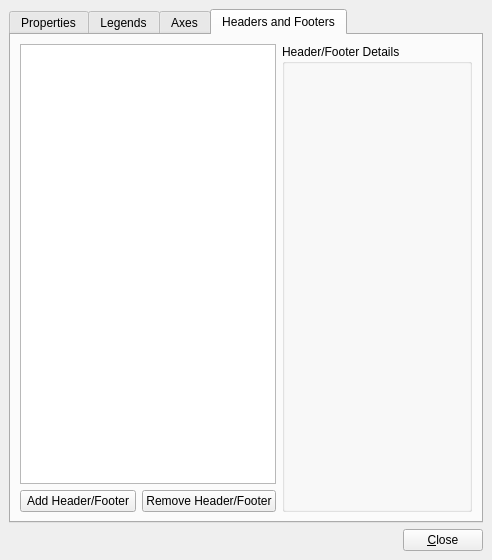
<ui version="4.0" >
 <class>KDChartWidgetProperties</class>
 <widget class="QWidget" name="KDChartWidgetProperties" >
  <property name="geometry" >
   <rect>
    <x>0</x>
    <y>0</y>
    <width>492</width>
    <height>560</height>
   </rect>
  </property>
  <property name="windowTitle" >
   <string>Chart Properties</string>
  </property>
  <layout class="QVBoxLayout" >
   <property name="margin" >
    <number>9</number>
   </property>
   <property name="spacing" >
    <number>6</number>
   </property>
   <item>
    <widget class="QTabWidget" name="tabWidget" >
     <property name="currentIndex" >
      <number>3</number>
     </property>
     <widget class="QWidget" name="mPropertiesTab" >
      <attribute name="title" >
       <string>Properties</string>
      </attribute>
      <layout class="QVBoxLayout" >
       <property name="margin" >
        <number>9</number>
       </property>
       <property name="spacing" >
        <number>6</number>
       </property>
       <item>
        <layout class="QHBoxLayout" >
         <property name="margin" >
          <number>0</number>
         </property>
         <property name="spacing" >
          <number>6</number>
         </property>
         <item>
          <widget class="QLabel" name="mTypeLabel" >
           <property name="text" >
            <string>Diagram Type</string>
           </property>
           <property name="buddy" >
            <cstring>mTypeCombo</cstring>
           </property>
          </widget>
         </item>
         <item>
          <widget class="QComboBox" name="mTypeCombo" >
           <item>
            <property name="text" >
             <string>Bars</string>
            </property>
           </item>
           <item>
            <property name="text" >
             <string>Lines</string>
            </property>
           </item>
           <item>
            <property name="text" >
             <string>Pie</string>
            </property>
           </item>
           <item>
            <property name="text" >
             <string>Ring</string>
            </property>
           </item>
           <item>
            <property name="text" >
             <string>Polar</string>
            </property>
           </item>
          </widget>
         </item>
        </layout>
       </item>
       <item>
        <layout class="QHBoxLayout" >
         <property name="margin" >
          <number>0</number>
         </property>
         <property name="spacing" >
          <number>6</number>
         </property>
         <item>
          <widget class="QLabel" name="mSubTypeLabel" >
           <property name="text" >
            <string>Diagram Subtype</string>
           </property>
           <property name="buddy" >
            <cstring>mSubTypeCombo</cstring>
           </property>
          </widget>
         </item>
         <item>
          <widget class="QComboBox" name="mSubTypeCombo" />
         </item>
        </layout>
       </item>
       <item>
        <widget class="QGroupBox" name="groupBox" >
         <property name="title" >
          <string>GroupBox</string>
         </property>
         <layout class="QGridLayout" >
          <property name="margin" >
           <number>9</number>
          </property>
          <property name="spacing" >
           <number>6</number>
          </property>
          <item row="1" column="3" >
           <widget class="QSpinBox" name="mGlobalLeadingLeftSB" />
          </item>
          <item row="2" column="0" >
           <widget class="QLabel" name="label_7" >
            <property name="text" >
             <string>Global Leading Right</string>
            </property>
           </widget>
          </item>
          <item row="2" column="3" >
           <widget class="QSpinBox" name="mGlobalLeadingRightSB" />
          </item>
          <item row="1" column="1" colspan="2" >
           <spacer>
            <property name="orientation" >
             <enum>Qt::Horizontal</enum>
            </property>
            <property name="sizeHint" >
             <size>
              <width>40</width>
              <height>20</height>
             </size>
            </property>
           </spacer>
          </item>
          <item row="0" column="2" >
           <spacer>
            <property name="orientation" >
             <enum>Qt::Horizontal</enum>
            </property>
            <property name="sizeHint" >
             <size>
              <width>40</width>
              <height>20</height>
             </size>
            </property>
           </spacer>
          </item>
          <item row="3" column="3" >
           <widget class="QSpinBox" name="mGlobalLeadingBottomSB" />
          </item>
          <item row="0" column="0" >
           <widget class="QLabel" name="label_5" >
            <property name="text" >
             <string>Global Leading Top</string>
            </property>
           </widget>
          </item>
          <item row="0" column="3" >
           <widget class="QSpinBox" name="mGlobalLeadingTopSB" />
          </item>
          <item row="3" column="2" >
           <spacer>
            <property name="orientation" >
             <enum>Qt::Horizontal</enum>
            </property>
            <property name="sizeHint" >
             <size>
              <width>40</width>
              <height>20</height>
             </size>
            </property>
           </spacer>
          </item>
          <item row="2" column="2" >
           <spacer>
            <property name="orientation" >
             <enum>Qt::Horizontal</enum>
            </property>
            <property name="sizeHint" >
             <size>
              <width>40</width>
              <height>20</height>
             </size>
            </property>
           </spacer>
          </item>
          <item row="3" column="0" colspan="2" >
           <widget class="QLabel" name="label_6" >
            <property name="text" >
             <string>Global Leading Bottom</string>
            </property>
           </widget>
          </item>
          <item row="1" column="0" >
           <widget class="QLabel" name="label_8" >
            <property name="text" >
             <string>Global Leading Left</string>
            </property>
           </widget>
          </item>
         </layout>
        </widget>
       </item>
       <item>
        <spacer>
         <property name="orientation" >
          <enum>Qt::Vertical</enum>
         </property>
         <property name="sizeHint" >
          <size>
           <width>20</width>
           <height>40</height>
          </size>
         </property>
        </spacer>
       </item>
      </layout>
     </widget>
     <widget class="QWidget" name="mLegendsTab" >
      <attribute name="title" >
       <string>Legends</string>
      </attribute>
      <layout class="QHBoxLayout" >
       <property name="margin" >
        <number>9</number>
       </property>
       <property name="spacing" >
        <number>6</number>
       </property>
       <item>
        <layout class="QGridLayout" >
         <property name="margin" >
          <number>0</number>
         </property>
         <property name="spacing" >
          <number>6</number>
         </property>
         <item row="1" column="0" >
          <widget class="QPushButton" name="mAddLegendBtn" >
           <property name="text" >
            <string>Add Legend</string>
           </property>
          </widget>
         </item>
         <item row="1" column="1" >
          <widget class="QPushButton" name="mRemoveLegendBtn" >
           <property name="text" >
            <string>Remove Legend</string>
           </property>
          </widget>
         </item>
         <item row="0" column="0" colspan="2" >
          <widget class="QListWidget" name="mLegendsList" />
         </item>
        </layout>
       </item>
       <item>
        <widget class="QGroupBox" name="mLegendDetailsGroup" >
         <property name="title" >
          <string>Legend Details</string>
         </property>
        </widget>
       </item>
      </layout>
     </widget>
     <widget class="QWidget" name="mAxesTab" >
      <attribute name="title" >
       <string>Axes</string>
      </attribute>
      <layout class="QHBoxLayout" >
       <property name="margin" >
        <number>9</number>
       </property>
       <property name="spacing" >
        <number>6</number>
       </property>
       <item>
        <layout class="QGridLayout" >
         <property name="margin" >
          <number>0</number>
         </property>
         <property name="spacing" >
          <number>6</number>
         </property>
         <item row="1" column="0" >
          <widget class="QPushButton" name="mAddAxisBtn" >
           <property name="text" >
            <string>Add Axis</string>
           </property>
          </widget>
         </item>
         <item row="1" column="1" >
          <widget class="QPushButton" name="mRemoveAxisBtn" >
           <property name="text" >
            <string>Remove Axis</string>
           </property>
          </widget>
         </item>
         <item row="0" column="0" colspan="2" >
          <widget class="QListWidget" name="mAxesList" />
         </item>
        </layout>
       </item>
       <item>
        <widget class="QGroupBox" name="mAxisDetailsGroup" >
         <property name="title" >
          <string>Axis Details</string>
         </property>
        </widget>
       </item>
      </layout>
     </widget>
     <widget class="QWidget" name="mHeadersAndFootersTab" >
      <attribute name="title" >
       <string>Headers and Footers</string>
      </attribute>
      <layout class="QHBoxLayout" >
       <property name="margin" >
        <number>9</number>
       </property>
       <property name="spacing" >
        <number>6</number>
       </property>
       <item>
        <layout class="QGridLayout" >
         <property name="margin" >
          <number>0</number>
         </property>
         <property name="spacing" >
          <number>6</number>
         </property>
         <item row="1" column="0" >
          <widget class="QPushButton" name="mAddHeaderFooterBtn" >
           <property name="text" >
            <string>Add Header/Footer</string>
           </property>
          </widget>
         </item>
         <item row="1" column="1" >
          <widget class="QPushButton" name="mRemoveHeaderFooterBtn" >
           <property name="text" >
            <string>Remove Header/Footer</string>
           </property>
          </widget>
         </item>
         <item row="0" column="0" colspan="2" >
          <widget class="QListWidget" name="mHeaderFootersList" />
         </item>
        </layout>
       </item>
       <item>
        <widget class="QGroupBox" name="mHeaderFooterDetailsGroup" >
         <property name="title" >
          <string>Header/Footer Details</string>
         </property>
        </widget>
       </item>
      </layout>
     </widget>
    </widget>
   </item>
   <item>
    <layout class="QHBoxLayout" >
     <property name="margin" >
      <number>0</number>
     </property>
     <property name="spacing" >
      <number>6</number>
     </property>
     <item>
      <spacer>
       <property name="orientation" >
        <enum>Qt::Horizontal</enum>
       </property>
       <property name="sizeHint" >
        <size>
         <width>40</width>
         <height>20</height>
        </size>
       </property>
      </spacer>
     </item>
     <item>
      <widget class="QPushButton" name="mCloseButton" >
       <property name="text" >
        <string>&amp;Close</string>
       </property>
      </widget>
     </item>
    </layout>
   </item>
  </layout>
 </widget>
 <resources/>
 <connections/>
</ui>
